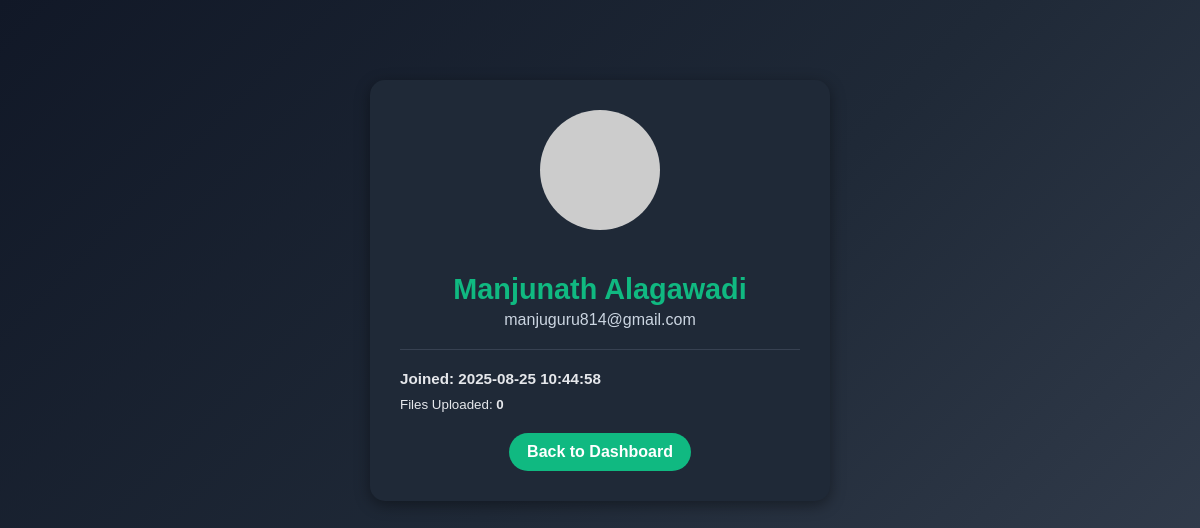
Screenshot of /profile (signed in) with the database file from the repository.
### tables this page shows
CREATE TABLE users (
            id INTEGER PRIMARY KEY AUTOINCREMENT,
            name TEXT,
            username TEXT NOT NULL UNIQUE,
            email TEXT,
            password TEXT,
            is_admin BOOLEAN DEFAULT 0,
            created_at TIMESTAMP DEFAULT CURRENT_TIMESTAMP
        );

### app.py (the view)
@app.route("/profile")
def profile():
    try:
        if "user_id" not in session:
            return redirect(url_for("auth.login"))
        user, notes_count = get_user_profile(session["user_id"])
        if not user:
            return "User not found"
    except Exception as e:
        print(str(e))
    return render_template("profile.html", user=user, notes_count=notes_count)

### app.py (called while the page is built)
@app.before_request
def require_login():
    if request.blueprint == 'admin':
        return
    routes_to_avoid = ['dashboard','auth.login','auth.register','auth.logout','admin.admin_login','static']
    if request.endpoint not in routes_to_avoid and 'user_id' not in session:
        return redirect(url_for('auth.login'))

### db.py (called while the page is built)
def get_user_profile(user_id):
    conn = sqlite3.connect("notesapp.db")
    c = conn.cursor()
    c.execute("SELECT id, name,username, email, created_at FROM users WHERE id = ?", (user_id,))
    user = c.fetchone()
    username = user[2]
    c.execute("SELECT COUNT(*) from files_metadata where uploaded_by = ?", (username,))
    notes_count = c.fetchone()[0]
    conn.close()
    return user, notes_count

### templates/profile.html (shortened to what this page needs)
<!DOCTYPE html>
<html lang="en">
<head>
  <link rel="stylesheet" href="{{ url_for('static', filename='profile.css') }}">
</head>
<body>
  <div class="profile-card">
    <img src="https://ui-avatars.com/api/?name={{ user[1] }}&background=0D8ABC&color=fff&rounded=true&size=120"
      alt="User Avatar">
    <h2>{{ user[1] }}</h2>
    <p>{{ user[3] }}</p>
    <hr>
    <div class="profile-info">
      <h6><strong>Joined:</strong> {{ user[4] }}</h6>
      <small>Files Uploaded: <strong>{{ notes_count }}</strong></small>
    </div>
    <a href="/" class="btn-back">Back to Dashboard</a>
  </div>
</body>
</html>

### static/profile.css (style rules this page uses)
body { font-family: Arial, sans-serif; background: linear-gradient(135deg, #111827, #1f2937, #374151); color: #e5e7eb; margin: 0; padding: 0; display: flex; justify-content: center; align-items: flex-start; min-height: 100vh; }
.profile-card { background: #1f2937; margin-top: 80px; padding: 30px; border-radius: 15px; box-shadow: 0 4px 15px rgba(0, 0, 0, 0.4); max-width: 400px; width: 100%; text-align: center; }
.profile-card img { border-radius: 50%; margin-bottom: 15px; width: 120px; height: 120px; }
.profile-card h2 { margin-bottom: 5px; font-size: 1.8rem; color: #10b981; }
.profile-card p { margin: 5px 0; color: #cbd5e1; }
.profile-card hr { border: none; border-top: 1px solid #374151; margin: 20px 0; }
.profile-info { text-align: left; margin-top: 15px; }
.profile-info h6 { margin: 8px 0; font-size: 0.95rem; color: #e5e7eb; }
.btn-back { display: inline-block; margin-top: 20px; padding: 10px 18px; background: #10b981; color: white; text-decoration: none; border-radius: 25px; font-weight: bold; }

### rows the page displays
users: name "Manjunath Alagawadi", email "manjuguru814@gmail.com", created_at "2025-08-25 10:44:58"

### other values shown
{{ notes_count }} "0"
